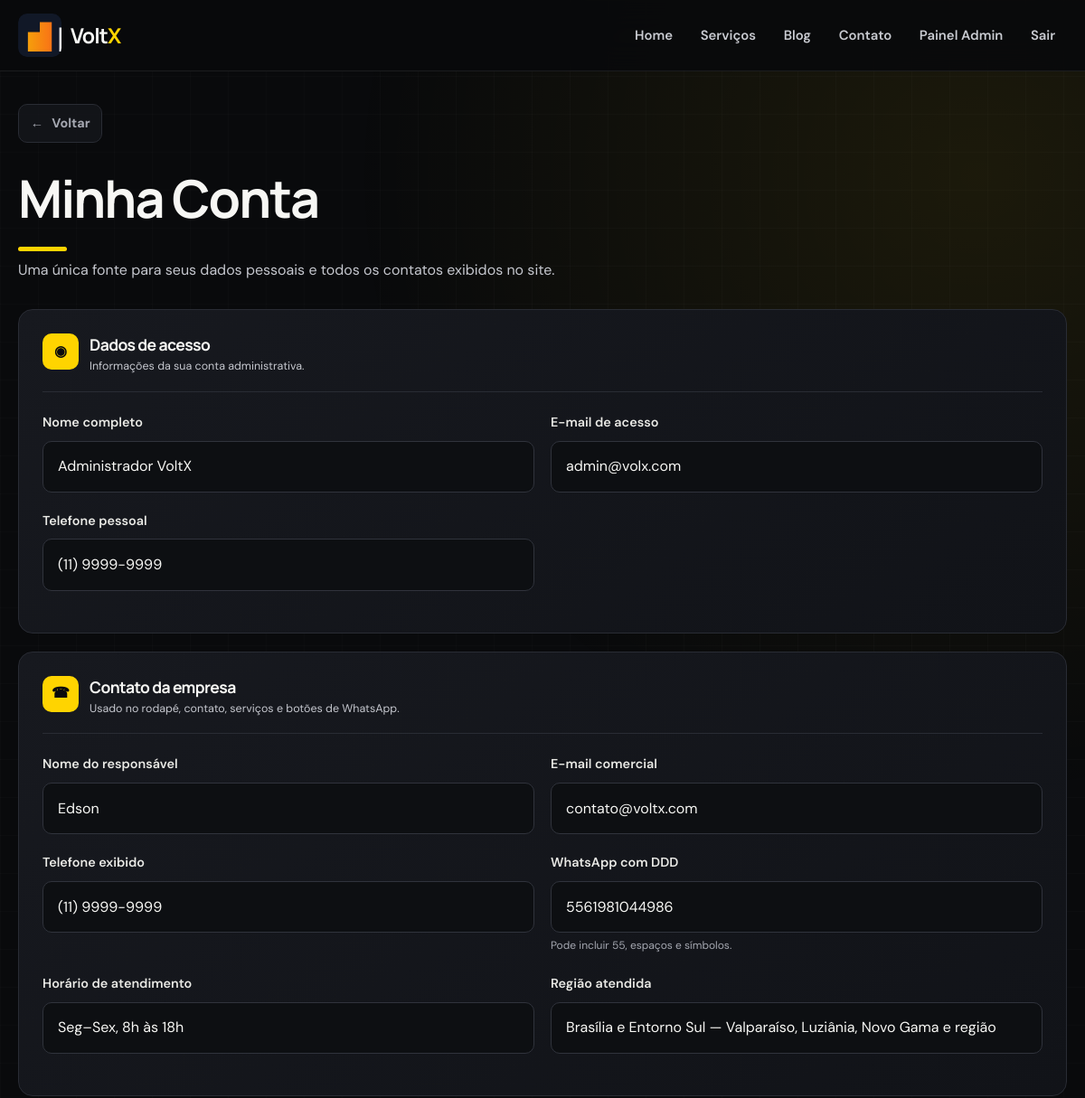
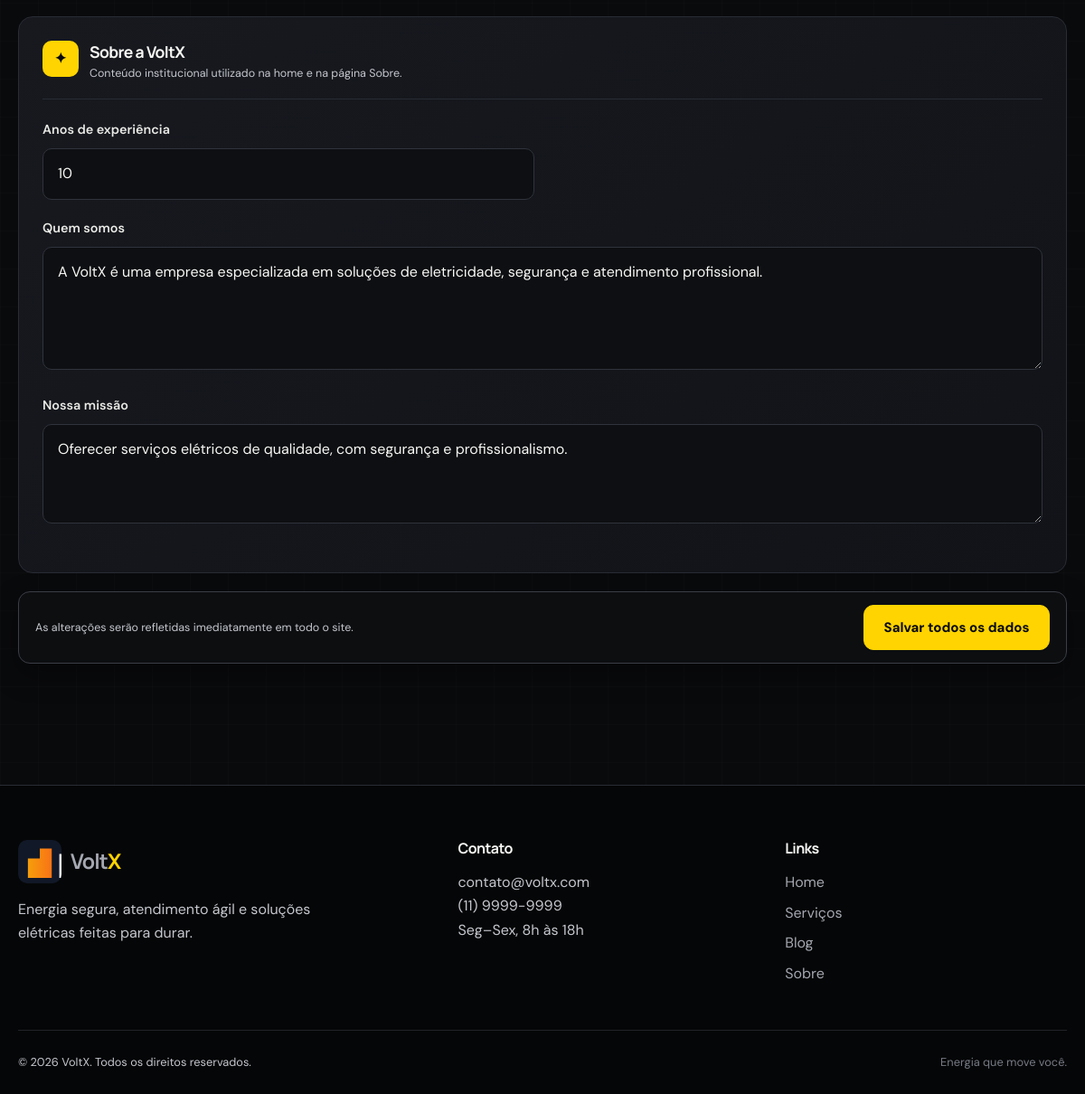
The page /admin/perfil.php (signed in) on the database its author committed (2 pictures, top to bottom).
### tables this page shows
CREATE TABLE usuarios (
    id INT AUTO_INCREMENT PRIMARY KEY,
    nome VARCHAR(255) NOT NULL,
    email VARCHAR(255) UNIQUE NOT NULL,
    senha VARCHAR(255) NOT NULL,
    telefone VARCHAR(20),
    tipo ENUM('cliente', 'admin') DEFAULT 'cliente',
    criado_em TIMESTAMP DEFAULT CURRENT_TIMESTAMP,
    atualizado_em TIMESTAMP DEFAULT CURRENT_TIMESTAMP ON UPDATE CURRENT_TIMESTAMP
);

### includes/auth.php (called while the page is built, shortened)
<?php
function usuario_eh_admin() {
    return isset($_SESSION['tipo_usuario']) && $_SESSION['tipo_usuario'] === 'admin';
}
?>

### includes/functions.php (called while the page is built, shortened)
<?php
require_once __DIR__ . '/../config/database.php';
function sanitizar($dados) {
    return htmlspecialchars($dados, ENT_QUOTES, 'UTF-8');
}
function pegar_usuario($id) {
    global $mysqli;
    $sql = 'SELECT id, nome, email, telefone FROM usuarios WHERE id = ?';
    $stmt = $mysqli->prepare($sql);
    $stmt->bind_param('i', $id);
    $stmt->execute();
    $result = $stmt->get_result();
    return $result->fetch_assoc();
}
function configuracoes_site() {
    static $configuracoes = null;
    global $mysqli;
    if ($configuracoes !== null) return $configuracoes;
    $configuracoes = [];
    $resultado = $mysqli->query('SELECT chave, valor FROM configuracoes_site');
    if ($resultado) {
        foreach ($resultado->fetch_all(MYSQLI_ASSOC) as $item) $configuracoes[$item['chave']] = $item['valor'];
    }
    return $configuracoes;
}
function config_site($chave, $padrao = '') {
    $configuracoes = configuracoes_site();
    return $configuracoes[$chave] ?? $padrao;
}
?>

### admin/perfil.php (the view, shortened to what this page needs)
<?php
$estilos_pagina = ['/assets/css/admin-profile.css?v=1'];
require_once __DIR__ . '/../includes/auth.php';
require_once __DIR__ . '/../includes/functions.php';
$usuario = pegar_usuario($_SESSION['usuario_id']);
$config = configuracoes_site();
require_once __DIR__ . '/../includes/header.php';
?>
<div class="container admin-profile-page">
    <div class="page-heading"><div><h1>Minha Conta</h1><p>Uma única fonte para seus dados pessoais e todos os contatos exibidos no site.</p></div></div>
    <form method="POST" class="profile-settings-form"><input type="hidden" name="csrf_token" value="<?php echo token_csrf(); ?>">
        <section class="settings-section"><div class="settings-title"><span>◉</span><div><h2>Dados de acesso</h2><p>Informações da sua conta administrativa.</p></div></div><div class="settings-grid"><div class="form-group"><label for="nome">Nome completo</label><input id="nome" name="nome" value="<?php echo sanitizar($usuario['nome']); ?>" required></div><div class="form-group"><label for="email">E-mail de acesso</label><input id="email" name="email" type="email" value="<?php echo sanitizar($usuario['email']); ?>" required></div><div class="form-group"><label for="telefone">Telefone pessoal</label><input id="telefone" name="telefone" value="<?php echo sanitizar($usuario['telefone']); ?>" required></div></div></section>
        <section class="settings-section"><div class="settings-title"><span>☎</span><div><h2>Contato da empresa</h2><p>Usado no rodapé, contato, serviços e botões de WhatsApp.</p></div></div><div class="settings-grid"><div class="form-group"><label for="responsavel">Nome do responsável</label><input id="responsavel" name="responsavel" value="<?php echo sanitizar($config['responsavel'] ?? ''); ?>" required></div><div class="form-group"><label for="email_contato">E-mail comercial</label><input id="email_contato" name="email_contato" type="email" value="<?php echo sanitizar($config['email_contato'] ?? ''); ?>" required></div><div class="form-group"><label for="telefone_contato">Telefone exibido</label><input id="telefone_contato" name="telefone_contato" value="<?php echo sanitizar($config['telefone_contato'] ?? ''); ?>" required></div><div class="form-group"><label for="whatsapp">WhatsApp com DDD</label><input id="whatsapp" name="whatsapp" value="<?php echo sanitizar($config['whatsapp'] ?? ''); ?>" required><small>Pode incluir 55, espaços e símbolos.</small></div><div class="form-group"><label for="horario_atendimento">Horário de atendimento</label><input id="horario_atendimento" name="horario_atendimento" value="<?php echo sanitizar($config['horario_atendimento'] ?? ''); ?>" required></div><div class="form-group"><label for="regiao_atendimento">Região atendida</label><input id="regiao_atendimento" name="regiao_atendimento" value="<?php echo sanitizar($config['regiao_atendimento'] ?? ''); ?>" required></div></div></section>
        <section class="settings-section"><div class="settings-title"><span>✦</span><div><h2>Sobre a VoltX</h2><p>Conteúdo institucional utilizado na home e na página Sobre.</p></div></div><div class="settings-grid"><div class="form-group"><label for="experiencia_anos">Anos de experiência</label><input id="experiencia_anos" name="experiencia_anos" type="number" min="0" value="<?php echo sanitizar($config['experiencia_anos'] ?? ''); ?>" required></div><div class="form-group settings-span"><label for="texto_sobre">Quem somos</label><textarea id="texto_sobre" name="texto_sobre" rows="4" required><?php echo sanitizar($config['texto_sobre'] ?? ''); ?></textarea></div><div class="form-group settings-span"><label for="missao">Nossa missão</label><textarea id="missao" name="missao" rows="3" required><?php echo sanitizar($config['missao'] ?? ''); ?></textarea></div></div></section>
        <div class="settings-save"><p>As alterações serão refletidas imediatamente em todo o site.</p><button class="btn" type="submit">Salvar todos os dados</button></div>
    </form>
</div>
<?php require_once __DIR__ . '/../includes/footer.php'; ?>

### includes/header.php (shortened to what this page needs)
<?php
require_once __DIR__ . '/../includes/auth.php';
require_once __DIR__ . '/../includes/functions.php';
?>
<!DOCTYPE html>
<html lang="pt-BR">
<head>
    <link rel="stylesheet" href="/assets/css/style.css">
    <?php foreach (($estilos_pagina ?? []) as $estilo): ?>
        <link rel="stylesheet" href="<?php echo htmlspecialchars($estilo, ENT_QUOTES, 'UTF-8'); ?>">
    <?php endforeach; ?>
    <?php if (usuario_eh_admin()): ?>
        <link rel="stylesheet" href="/assets/css/admin.css?v=5">
    <?php elseif (usuario_autenticado()): ?>
        <link rel="stylesheet" href="/assets/css/dashboard.css">
    <?php endif; ?>
</head>
<body>
    <header>
        <div class="container">
            <a href="/" class="logo" aria-label="Voltar para a página inicial">
                <img src="/assets/img/logo.svg" alt="VoltX">
                <h1>Volt<span>X</span></h1>
            </a>
            <nav aria-label="Navegação principal">
                <ul>
                    <li><a href="/">Home</a></li>
                    <li><a href="/servicos.php">Serviços</a></li>
                    <li><a href="/blog/">Blog</a></li>
                    <li><a href="/contato.php">Contato</a></li>
                    <?php if (usuario_eh_admin()): ?>
                        <li><a href="/admin/">Painel Admin</a></li>
                        <li><a href="/logout.php">Sair</a></li>
                    <?php elseif (usuario_autenticado()): ?>
                        <li><a href="/dashboard/">Minha Conta</a></li>
                        <li><a href="/logout.php">Sair</a></li>
                    <?php else: ?>
                        <li><a href="/login.php">Entrar</a></li>
                        <li><a href="/cadastro.php" class="nav-cta">Criar conta</a></li>
                    <?php endif; ?>
                </ul>
            </nav>
        </div>
    </header>
    <main>
    <?php
    $caminho_atual = parse_url($_SERVER['REQUEST_URI'] ?? '/', PHP_URL_PATH);
    if ($caminho_atual !== '/' && $caminho_atual !== '/index.php'):
        if (str_starts_with($caminho_atual, '/admin/') && !in_array($caminho_atual, ['/admin/', '/admin/index.php'], true)) {
            $destino_voltar = '/admin/';
        } elseif (str_starts_with($caminho_atual, '/dashboard/') && !in_array($caminho_atual, ['/dashboard/', '/dashboard/index.php'], true)) {
            $destino_voltar = '/dashboard/';
        } else {
            $destino_voltar = '/';
        }
    ?>
        <div class="container back-bar"><a href="<?php echo $destino_voltar; ?>" class="back-button" data-back-fallback="<?php echo $destino_voltar; ?>">← <span>Voltar</span></a></div>
    <?php endif; ?>

### includes/footer.php (shortened to what this page needs)
    </main>
    <footer>
        <div class="container">
            <div class="footer-content">
                <div class="footer-section footer-brand">
                    <a href="/" class="logo"><img src="/assets/img/logo.svg" alt="VoltX"><h1>Volt<span>X</span></h1></a>
                    <p>Energia segura, atendimento ágil e soluções elétricas feitas para durar.</p>
                </div>
                <div class="footer-section">
                    <h3>Contato</h3>
                    <p><?php echo sanitizar(config_site('email_contato', 'contato@voltx.com')); ?><br><?php echo sanitizar(config_site('telefone_contato', '(11) 9999-9999')); ?><br><?php echo sanitizar(config_site('horario_atendimento', 'Seg–Sex, 8h às 18h')); ?></p>
                </div>
                <div class="footer-section">
                    <h3>Links</h3>
                    <ul>
                        <li><a href="/">Home</a></li>
                        <li><a href="/servicos.php">Serviços</a></li>
                        <li><a href="/blog/">Blog</a></li>
                        <li><a href="/sobre.php">Sobre</a></li>
                    </ul>
                </div>
            </div>
            <div class="footer-bottom">
                <p>&copy; <?php echo date('Y'); ?> VoltX. Todos os direitos reservados.</p>
                <span>Energia que move você.</span>
            </div>
        </div>
    </footer>
</body>
</html>

### assets/css/style.css (style rules this page uses)
* { margin:0;padding:0;box-sizing:border-box }
:root { --yellow:#ffd400;--yellow-2:#ffea70;--ink:#090a0c;--surface:#17191f;--muted:#a5a8b1;--line:#292c34;--white:#f7f7f4;--danger:#ff5b67;--success:#51d88a;--radius:18px;--shadow:0 18px 50px rgba(0,0,0,.35) }
html { scroll-behavior:smooth }
body { font-family:'DM Sans',sans-serif;line-height:1.65;color:var(--white);background:var(--ink);min-height:100vh }
body::before { content:"";position:fixed;inset:0;z-index:-1;pointer-events:none;background:radial-gradient(circle at 90% 8%,rgba(255,212,0,.08),transparent 28%),linear-gradient(rgba(255,255,255,.015) 1px,transparent 1px),linear-gradient(90deg,rgba(255,255,255,.015) 1px,transparent 1px);background-size:auto,42px 42px,42px 42px }
a { color:var(--yellow);text-underline-offset:4px }
.container { width:min(1180px,calc(100% - 40px));margin-inline:auto }
h1,h2,h3 { font-family:'Manrope',sans-serif;line-height:1.15;letter-spacing:-.035em }
h1 { font-size:clamp(2.1rem,5vw,3.6rem);margin-bottom:1.25rem }
h2 { font-size:clamp(1.7rem,3vw,2.6rem) }
h3 { font-size:1.18rem }
p { color:#c5c7ce }
header { position:sticky;top:0;z-index:50;background:rgba(9,10,12,.88);border-bottom:1px solid rgba(255,255,255,.08);backdrop-filter:blur(18px) }
header .container { min-height:78px;display:flex;justify-content:space-between;align-items:center;gap:24px }
.logo { display:flex;align-items:center;text-decoration:none;color:var(--white);gap:10px }
.logo img { width:48px;height:48px;object-fit:cover;object-position:left;border-radius:10px }
.logo h1 { font-size:1.45rem;margin:0 }
.logo h1 span { color:var(--yellow) }
nav ul { list-style:none;display:flex;align-items:center;gap:5px }
nav a { display:block;color:#c9cbd1;text-decoration:none;padding:.65rem .8rem;border-radius:9px;font-size:.93rem;font-weight:600;transition:.2s }
main { min-height:70vh;padding:64px 0 }
.back-bar { margin-top:-28px;margin-bottom:28px }
.back-button { display:inline-flex;align-items:center;gap:9px;color:var(--muted);text-decoration:none;font-weight:700;font-size:.9rem;padding:.55rem .8rem;border:1px solid var(--line);border-radius:10px;background:rgba(23,25,31,.7);transition:.2s }
.btn,.btn-small { display:inline-flex;align-items:center;justify-content:center;gap:9px;padding:.85rem 1.35rem;background:var(--yellow);color:var(--ink);text-decoration:none;border:1px solid var(--yellow);border-radius:11px;cursor:pointer;font:700 .94rem 'DM Sans';transition:.2s }
.form-group { margin-bottom:1.25rem }
.form-group label { display:block;margin-bottom:.5rem;font-weight:600;color:#e9e9e5;font-size:.9rem }
.form-group input,.form-group textarea,.form-group select { width:100%;padding:.9rem 1rem;color:var(--white);background:#0d0f12;border:1px solid #30333c;border-radius:10px;font:inherit }
footer { background:#050607;border-top:1px solid var(--line);padding:60px 0 25px;margin-top:70px }
.footer-content { display:grid;grid-template-columns:1.4fr 1fr 1fr;gap:50px;margin-bottom:42px }
.footer-brand { max-width:330px }
.footer-brand .logo { margin-bottom:16px }
.footer-section h3 { margin-bottom:16px;font-size:1rem }
.footer-section ul { list-style:none }
.footer-section li { margin:.45rem 0 }
.footer-section a { color:var(--muted);text-decoration:none }
.footer-bottom { display:flex;justify-content:space-between;color:#777b85;font-size:.8rem;padding-top:24px;border-top:1px solid #202228 }

### assets/css/admin-profile.css (style rules this page uses)
.profile-settings-form { display:grid;gap:20px }
.settings-section { padding:26px;background:linear-gradient(145deg,#17191f,#111318);border:1px solid var(--line);border-radius:16px }
.settings-title { display:flex;align-items:flex-start;gap:12px;margin-bottom:22px;padding-bottom:17px;border-bottom:1px solid var(--line) }
.settings-title>span { display:grid;place-items:center;flex:0 0 40px;height:40px;border-radius:10px;background:var(--yellow);color:#090a0c;font-weight:900 }
.settings-title h2 { font-size:1.1rem;margin:2px 0 4px }
.settings-title p { font-size:.78rem }
.settings-grid { display:grid;grid-template-columns:repeat(2,minmax(0,1fr));gap:0 18px }
.settings-span { grid-column:1/-1 }
.settings-save { position:sticky;bottom:15px;z-index:5;display:flex;align-items:center;justify-content:space-between;gap:20px;padding:14px 18px;background:rgba(13,15,18,.94);border:1px solid #3b3e47;border-radius:13px;backdrop-filter:blur(12px);box-shadow:0 12px 30px rgba(0,0,0,.35) }
.settings-save p { font-size:.78rem }
.settings-save .btn { white-space:nowrap }

### rows shown on the page
usuarios: nome "Administrador VoltX", email "admin@volx.com", telefone "(11) 9999-9999", telefone_contato "(11) 9999-9999"

### other values the page prints
sanitizar(config_site('email_contato', 'contato@voltx.com')) "contato@voltx.com"
sanitizar(config_site('telefone_contato', '(11) 9999-9999')) "(11) 9999-9999"
sanitizar(config_site('horario_atendimento', 'Seg–Sex, 8h às 18h')) "Seg–Sex, 8h às 18h"
